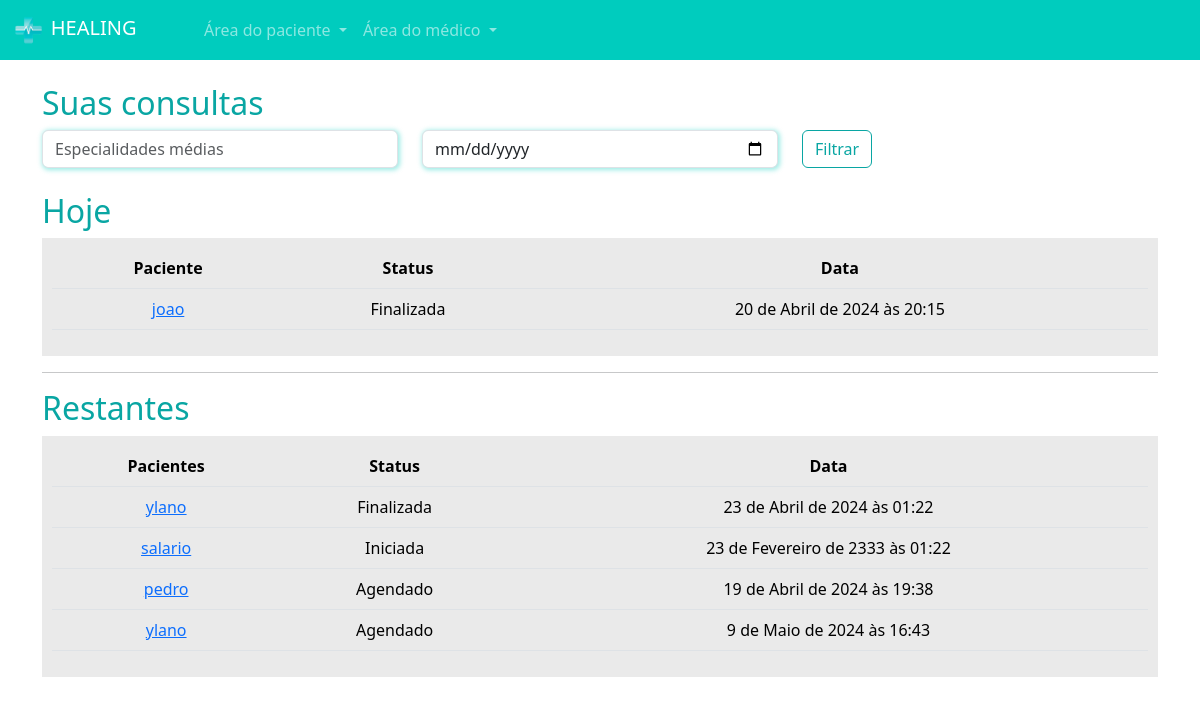
Screenshot of /medicos/consultas_medico/ (signed in) with the database file from the repository.
### paciente/models.py (models this page shows, shortened)
class Consulta(models.Model):
    status_choices = (
        ('A', 'Agendado'),
        ('F', 'Finalizada'),
        ('C', 'Cancelada'),
        ('I', 'Iniciada')
    )
    paciente = models.ForeignKey(User, on_delete=models.DO_NOTHING)
    data_aberta = models.ForeignKey(DatasAbertas, on_delete=models.DO_NOTHING)
    status = models.CharField(max_length=1, choices=status_choices, default='A')
    link = models.URLField(null=True, blank=True)

### medico/models.py (models this page shows, shortened)
class DatasAbertas(models.Model):
    data = models.DateTimeField()
    user = models.ForeignKey(User, on_delete=models.DO_NOTHING)
    agendado = models.BooleanField(default=False)

### medico/views.py (the view)
# urls.py: path('consultas_medico/', views.consultas_medico, name='consultas_medico'),
def consultas_medico(request):
    if not is_medico(request.user):
        messages.add_message(request, constants.WARNING, 'Somente médicos podem abrir horários')
        return redirect('/usuarios/sair')
    hoje = datetime.now().date()
    consultas_hoje = Consulta.objects.filter(data_aberta__user=request.user).filter(data_aberta__data__gte=hoje).filter(data_aberta__data__lt=hoje + timedelta(days=1))
    consultas_restantes = Consulta.objects.exclude(id__in=consultas_hoje.values('id')).filter(data_aberta__user=request.user)
    return render(request, 'consultas_medico.html', {'consultas_hoje': consultas_hoje, 'consultas_restantes': consultas_restantes,  'is_medico': is_medico(request.user)})

### medico/models.py (called while the page is built)
def is_medico(user):
    return DadosMedico.objects.filter(user=user).exists()

### medico/templates/consultas_medico.html (shortened to what this page needs)
{% extends "base.html" %}
{% load static %}
{% block 'head' %}
    <link rel="stylesheet" href="{% static 'medicos/css/abrir_horario.css' %}">
    <link rel="stylesheet" href="{% static 'usuarios/css/usuarios.css' %}">
    <link rel="stylesheet" href="{% static 'medicos/css/cadastro_medico.css' %}">
    <link rel="stylesheet" href="{% static 'pacientes/css/home.css' %}">
    <link rel="stylesheet" href="https://cdn.jsdelivr.net/npm/bootstrap-icons@1.11.3/font/bootstrap-icons.min.css">
{% endblock 'head' %}
{% block 'body' %}
{% include 'partials/navbar.html' %}
    <div class="container">
        <br>
        <h2><span class="color-dark">Suas consultas</span></h2>
        <div class="row">
            <div class="col-md">
                <input type="text" name="especialidades" id="" class="form-control shadow-main-color" placeholder="Especialidades médias">
            </div>
            <div class="col-md">
                <input type="date" name="data" id="" class="form-control shadow-main-color" placeholder="Data da consulta">
            </div>
            <div class="col-md">
                <input type="submit" value="Filtrar" class="btn btn-dark-color-outline">
            </div>
        </div>
        <br>
        <h2><span class="color-dark">Hoje</span></h2>
        <div class="list-minhas-consultas">
            <table class="table">
                <thead>
                  <tr>
                    <th scope="col">Paciente</th>
                    <th scope="col">Status</th>
                    <th scope="col">Data</th>
                  </tr>
                </thead>
                <tbody>
                    {% for consulta in consultas_hoje  %}
                        <tr>
                            <td><a href="{% url 'consulta_area_medico' consulta.id %}">{{consulta.paciente}}</a></td>
                            <td>{{consulta.get_status_display}}</td>
                            <td>{{consulta.data_aberta.data}}</td>
                        </tr>
                    {% endfor %}
                </tbody>
              </table>
        </div>
        <hr>
        <h2><span class="color-dark">Restantes</span></h2>
        <div class="list-minhas-consultas">
            <table class="table">
                <thead>
                  <tr>
                    <th scope="col">Pacientes</th>
                    <th scope="col">Status</th>
                    <th scope="col">Data</th>
                  </tr>
                </thead>
                <tbody>
                    {% for consulta in consultas_restantes  %}
                        <tr>
                            <td><a href="{% url 'consulta_area_medico' consulta.id %}">{{consulta.paciente}}</a></td>
                            <td>{{consulta.get_status_display}}</td>
                            <td>{{consulta.data_aberta.data}}</td>
                        </tr>
                    {% endfor %}
                </tbody>
              </table>
        </div>
    </div>
{% endblock 'body' %}

### templates/static/geral/css/base.css (style rules this page uses)
:root { --main-color: #00CCBE; --dark-color: #09A6A3; --contrast-color: #FFD686; }
.color-dark { color: var(--dark-color); }

### templates/static/usuarios/css/usuarios.css (style rules this page uses)
.btn-dark-color-outline { border: 1px solid var(--dark-color); color: var(--dark-color) }

### templates/static/medicos/css/cadastro_medico.css (style rules this page uses)
.shadow-main-color { box-shadow: 1px 1px 5px 1px rgba(0, 204, 190,.4); }

### templates/static/pacientes/css/home.css (style rules this page uses)
table { border-collapse: collapse !important; width: 100%; }
th, td { padding: 8px; text-align: center; background-color: #EAEAEA !important; }
th { background-color: #EAEAEA; }
.list-minhas-consultas { background-color: #EAEAEA; padding: 10px; }

### rows the page displays
Consulta: paciente "joao", status "Finalizada", data_aberta.data "20 de Abril de 2024 às 20:15"
Consulta: paciente "ylano", status "Finalizada", data_aberta.data "23 de Abril de 2024 às 01:22"
Consulta: paciente "salario", status "Iniciada", data_aberta.data "23 de Fevereiro de 2333 às 01:22"
Consulta: paciente "pedro", status "Agendado", data_aberta.data "19 de Abril de 2024 às 19:38"
Consulta: paciente "ylano", status "Agendado", data_aberta.data "9 de Maio de 2024 às 16:43"
